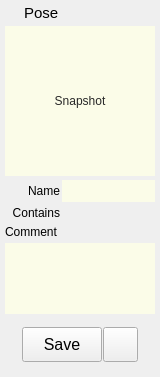
<?xml version="1.0" encoding="UTF-8"?>
<ui version="4.0">
 <class>Form</class>
 <widget class="QWidget" name="Form">
  <property name="geometry">
   <rect>
    <x>0</x>
    <y>0</y>
    <width>160</width>
    <height>377</height>
   </rect>
  </property>
  <property name="sizePolicy">
   <sizepolicy hsizetype="Preferred" vsizetype="Preferred">
    <horstretch>0</horstretch>
    <verstretch>0</verstretch>
   </sizepolicy>
  </property>
  <property name="minimumSize">
   <size>
    <width>160</width>
    <height>0</height>
   </size>
  </property>
  <property name="maximumSize">
   <size>
    <width>300</width>
    <height>16777215</height>
   </size>
  </property>
  <property name="windowTitle">
   <string>Form</string>
  </property>
  <property name="styleSheet">
   <string notr="true">QLineEdit, QPlainTextEdit {
color: rgb(40, 40, 40);
border: 0px solid rgb(0, 0, 0, 150);
background-color: rgb(254, 255, 230, 200);
}</string>
  </property>
  <layout class="QVBoxLayout" name="verticalLayout">
   <property name="spacing">
    <number>4</number>
   </property>
   <property name="leftMargin">
    <number>5</number>
   </property>
   <property name="topMargin">
    <number>2</number>
   </property>
   <property name="rightMargin">
    <number>5</number>
   </property>
   <property name="bottomMargin">
    <number>2</number>
   </property>
   <item>
    <layout class="QHBoxLayout" name="horizontalLayout_18">
     <property name="leftMargin">
      <number>2</number>
     </property>
     <property name="topMargin">
      <number>2</number>
     </property>
     <property name="bottomMargin">
      <number>0</number>
     </property>
     <item>
      <widget class="QLabel" name="label_6">
       <property name="maximumSize">
        <size>
         <width>13</width>
         <height>13</height>
        </size>
       </property>
       <property name="text">
        <string/>
       </property>
       <property name="pixmap">
        <pixmap>../icons/pose.png</pixmap>
       </property>
       <property name="scaledContents">
        <bool>true</bool>
       </property>
      </widget>
     </item>
     <item>
      <widget class="QLabel" name="label_2">
       <property name="font">
        <font>
         <family>Arial</family>
         <pointsize>11</pointsize>
         <weight>50</weight>
         <bold>false</bold>
        </font>
       </property>
       <property name="text">
        <string>Pose</string>
       </property>
      </widget>
     </item>
    </layout>
   </item>
   <item>
    <layout class="QHBoxLayout" name="modelPanelLayout">
     <property name="spacing">
      <number>0</number>
     </property>
     <property name="bottomMargin">
      <number>0</number>
     </property>
     <item>
      <widget class="QFrame" name="modelPanelFrame">
       <property name="sizePolicy">
        <sizepolicy hsizetype="Fixed" vsizetype="Fixed">
         <horstretch>0</horstretch>
         <verstretch>0</verstretch>
        </sizepolicy>
       </property>
       <property name="minimumSize">
        <size>
         <width>150</width>
         <height>150</height>
        </size>
       </property>
       <property name="maximumSize">
        <size>
         <width>150</width>
         <height>150</height>
        </size>
       </property>
       <property name="frameShape">
        <enum>QFrame::NoFrame</enum>
       </property>
       <property name="frameShadow">
        <enum>QFrame::Raised</enum>
       </property>
       <layout class="QHBoxLayout" name="horizontalLayout_14">
        <property name="spacing">
         <number>0</number>
        </property>
        <property name="margin">
         <number>0</number>
        </property>
        <item>
         <widget class="QToolButton" name="snapshotButton">
          <property name="minimumSize">
           <size>
            <width>150</width>
            <height>150</height>
           </size>
          </property>
          <property name="maximumSize">
           <size>
            <width>150</width>
            <height>150</height>
           </size>
          </property>
          <property name="toolTip">
           <string>Click to take a snapshot of the selected model view.</string>
          </property>
          <property name="statusTip">
           <string>Click to take a snapshot of the selected model view.</string>
          </property>
          <property name="whatsThis">
           <string/>
          </property>
          <property name="styleSheet">
           <string notr="true">color: rgb(40, 40, 40);
border: 0px solid rgb(0, 0, 0, 150);
background-color: rgb(254, 255, 230, 200);</string>
          </property>
          <property name="text">
           <string>Snapshot</string>
          </property>
          <property name="icon">
           <iconset>
            <normaloff>../icons/thumbnail2.png</normaloff>../icons/thumbnail2.png</iconset>
          </property>
          <property name="iconSize">
           <size>
            <width>160</width>
            <height>160</height>
           </size>
          </property>
          <property name="popupMode">
           <enum>QToolButton::InstantPopup</enum>
          </property>
          <property name="toolButtonStyle">
           <enum>Qt::ToolButtonIconOnly</enum>
          </property>
          <property name="autoRaise">
           <bool>false</bool>
          </property>
         </widget>
        </item>
       </layout>
      </widget>
     </item>
    </layout>
   </item>
   <item>
    <layout class="QHBoxLayout" name="horizontalLayout">
     <property name="spacing">
      <number>2</number>
     </property>
     <item>
      <widget class="QLabel" name="label">
       <property name="minimumSize">
        <size>
         <width>55</width>
         <height>0</height>
        </size>
       </property>
       <property name="text">
        <string>Name</string>
       </property>
       <property name="alignment">
        <set>Qt::AlignRight|Qt::AlignTrailing|Qt::AlignVCenter</set>
       </property>
      </widget>
     </item>
     <item>
      <widget class="QLineEdit" name="name">
       <property name="sizePolicy">
        <sizepolicy hsizetype="Expanding" vsizetype="Fixed">
         <horstretch>0</horstretch>
         <verstretch>0</verstretch>
        </sizepolicy>
       </property>
       <property name="minimumSize">
        <size>
         <width>60</width>
         <height>22</height>
        </size>
       </property>
       <property name="maximumSize">
        <size>
         <width>16777215</width>
         <height>22</height>
        </size>
       </property>
       <property name="styleSheet">
        <string notr="true"/>
       </property>
      </widget>
     </item>
    </layout>
   </item>
   <item>
    <layout class="QHBoxLayout" name="horizontalLayout_35">
     <property name="spacing">
      <number>4</number>
     </property>
     <property name="topMargin">
      <number>0</number>
     </property>
     <item>
      <widget class="QLabel" name="scene_dur_end_label_4">
       <property name="enabled">
        <bool>true</bool>
       </property>
       <property name="minimumSize">
        <size>
         <width>55</width>
         <height>0</height>
        </size>
       </property>
       <property name="maximumSize">
        <size>
         <width>55</width>
         <height>16777215</height>
        </size>
       </property>
       <property name="text">
        <string>Contains</string>
       </property>
       <property name="alignment">
        <set>Qt::AlignRight|Qt::AlignTop|Qt::AlignTrailing</set>
       </property>
      </widget>
     </item>
     <item>
      <widget class="QLabel" name="contains">
       <property name="enabled">
        <bool>false</bool>
       </property>
       <property name="minimumSize">
        <size>
         <width>0</width>
         <height>15</height>
        </size>
       </property>
       <property name="maximumSize">
        <size>
         <width>16777215</width>
         <height>15</height>
        </size>
       </property>
       <property name="text">
        <string/>
       </property>
       <property name="alignment">
        <set>Qt::AlignLeading|Qt::AlignLeft|Qt::AlignTop</set>
       </property>
      </widget>
     </item>
    </layout>
   </item>
   <item>
    <layout class="QVBoxLayout" name="verticalLayout_2">
     <property name="topMargin">
      <number>0</number>
     </property>
     <item>
      <widget class="QLabel" name="label_4">
       <property name="text">
        <string>Comment</string>
       </property>
      </widget>
     </item>
     <item>
      <widget class="QPlainTextEdit" name="comment">
       <property name="sizePolicy">
        <sizepolicy hsizetype="Expanding" vsizetype="MinimumExpanding">
         <horstretch>0</horstretch>
         <verstretch>0</verstretch>
        </sizepolicy>
       </property>
       <property name="minimumSize">
        <size>
         <width>0</width>
         <height>50</height>
        </size>
       </property>
       <property name="maximumSize">
        <size>
         <width>16777215</width>
         <height>100</height>
        </size>
       </property>
       <property name="styleSheet">
        <string notr="true"/>
       </property>
       <property name="plainText">
        <string/>
       </property>
      </widget>
     </item>
    </layout>
   </item>
   <item>
    <widget class="QFrame" name="previewButtons">
     <property name="frameShape">
      <enum>QFrame::NoFrame</enum>
     </property>
     <property name="frameShadow">
      <enum>QFrame::Plain</enum>
     </property>
     <layout class="QHBoxLayout" name="horizontalLayout_6">
      <property name="spacing">
       <number>1</number>
      </property>
      <item>
       <spacer name="horizontalSpacer_3">
        <property name="orientation">
         <enum>Qt::Horizontal</enum>
        </property>
        <property name="sizeHint" stdset="0">
         <size>
          <width>40</width>
          <height>20</height>
         </size>
        </property>
       </spacer>
      </item>
      <item>
       <widget class="QPushButton" name="acceptButton">
        <property name="sizePolicy">
         <sizepolicy hsizetype="Preferred" vsizetype="Fixed">
          <horstretch>0</horstretch>
          <verstretch>0</verstretch>
         </sizepolicy>
        </property>
        <property name="minimumSize">
         <size>
          <width>80</width>
          <height>35</height>
         </size>
        </property>
        <property name="maximumSize">
         <size>
          <width>125</width>
          <height>35</height>
         </size>
        </property>
        <property name="font">
         <font>
          <family>Arial</family>
          <pointsize>12</pointsize>
          <weight>50</weight>
          <bold>false</bold>
         </font>
        </property>
        <property name="toolTip">
         <string/>
        </property>
        <property name="styleSheet">
         <string notr="true"/>
        </property>
        <property name="text">
         <string>Save</string>
        </property>
       </widget>
      </item>
      <item>
       <widget class="QPushButton" name="selectionSetButton">
        <property name="minimumSize">
         <size>
          <width>35</width>
          <height>35</height>
         </size>
        </property>
        <property name="maximumSize">
         <size>
          <width>35</width>
          <height>16777215</height>
         </size>
        </property>
        <property name="text">
         <string/>
        </property>
        <property name="icon">
         <iconset>
          <normaloff>../icons/selectionSet2.png</normaloff>../icons/selectionSet2.png</iconset>
        </property>
        <property name="iconSize">
         <size>
          <width>25</width>
          <height>25</height>
         </size>
        </property>
       </widget>
      </item>
      <item>
       <spacer name="horizontalSpacer_4">
        <property name="orientation">
         <enum>Qt::Horizontal</enum>
        </property>
        <property name="sizeHint" stdset="0">
         <size>
          <width>40</width>
          <height>20</height>
         </size>
        </property>
       </spacer>
      </item>
     </layout>
    </widget>
   </item>
   <item>
    <widget class="QFrame" name="frame">
     <property name="sizePolicy">
      <sizepolicy hsizetype="Preferred" vsizetype="Expanding">
       <horstretch>0</horstretch>
       <verstretch>2</verstretch>
      </sizepolicy>
     </property>
     <property name="frameShape">
      <enum>QFrame::NoFrame</enum>
     </property>
     <property name="frameShadow">
      <enum>QFrame::Plain</enum>
     </property>
    </widget>
   </item>
  </layout>
 </widget>
 <resources/>
 <connections/>
 <slots>
  <slot>snapshot()</slot>
  <slot>save()</slot>
  <slot>done()</slot>
 </slots>
</ui>
